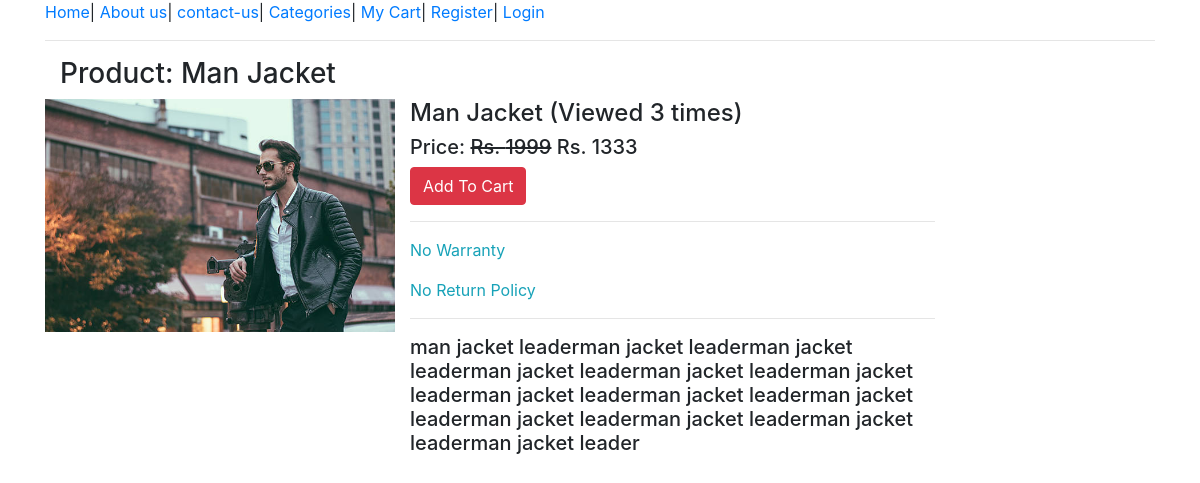
The page /product/man-jacket/ on the database its author committed.
### ecomapp/models.py (models this page shows, shortened)
class Product(models.Model):
    title = models.CharField(max_length=200)
    slug = models.SlugField(unique=True)
    category = models.ForeignKey(Category,on_delete=models.CASCADE)
    image = models.ImageField(upload_to="products")
    marked_price = models.PositiveIntegerField()
    selling_price = models.PositiveIntegerField()
    description = models.TextField()
    warranty = models.CharField(max_length=300 , null=True, blank=True)
    return_policy = models.CharField(max_length=300 , null=True , blank=True)
    view_count = models.PositiveIntegerField(default=0)

### ecomapp/views.py (the view)
# urls.py: path("product/<slug:slug>/", ProductDetailView.as_view(), name="productdetail"),
class ProductDetailView(EcomMixin,TemplateView):
    template_name = "productdetail.html"
    def get_context_data(self,**kwargs):
        context = super().get_context_data(**kwargs)
        url_slug =self.kwargs['slug']
        product= Product.objects.get(slug=url_slug)
        product.view_count += 1  # for increasing the view count
        product.save()           # save that increaded view in our db
        context['product'] = product
        return context

### ecomapp/views.py (called while the page is built)
    def dispatch(self, request, *args, **kwargs):
        cart_id = request.session.get("cart_id")
        if cart_id:
            cart_obj = Cart.objects.get(id=cart_id)
            if request.user.is_authenticated and request.user.customer:
                cart_obj.customer = request.user.customer
                cart_obj.save()
        return super().dispatch(request, *args, **kwargs)

### templates/productdetail.html (shortened to what this page needs)
{% extends 'base.html' %}
{% block content %}
<div class="container">
    <h3>Product: {{product.title}}</h3>
    <div class="row">
        <div class="col-md6">
            <img src="{{product.image.url}}" alt="" width=350 class="img-fluid">
        </div>
        <div class="col-md-6">
            <h4>{{product.title}} (Viewed {{product.view_count}} times) </h4>
            <h5>Price: <strike>Rs. {{product.marked_price}}</strike> Rs. {{product.selling_price}}</h5>
            <a href="{% url 'addtocart' product.id %}"class="btn btn-danger">Add To Cart</a>
            <hr>
            <p class="text-info">{{product.warranty}}</p>
            <p class="text-info">{{product.return_policy}}</p>
            <hr>
            <h5>{{product.description}}</h5>
        </div>
    </div>
</div>
{% endblock %}

### rows shown on the page
Product: title "Man Jacket", image (picture), view_count "3", marked_price "1999", selling_price "1333", warranty "No Warranty", return_policy "No Return Policy", description "man jacket leaderman jacket leaderman jacket leaderman jacket leaderman jacket leaderman jacket leaderman jacket leaderman jacket leaderman jacket leaderman jacket leaderman jacket leaderman jacket leaderman jacket leader"
